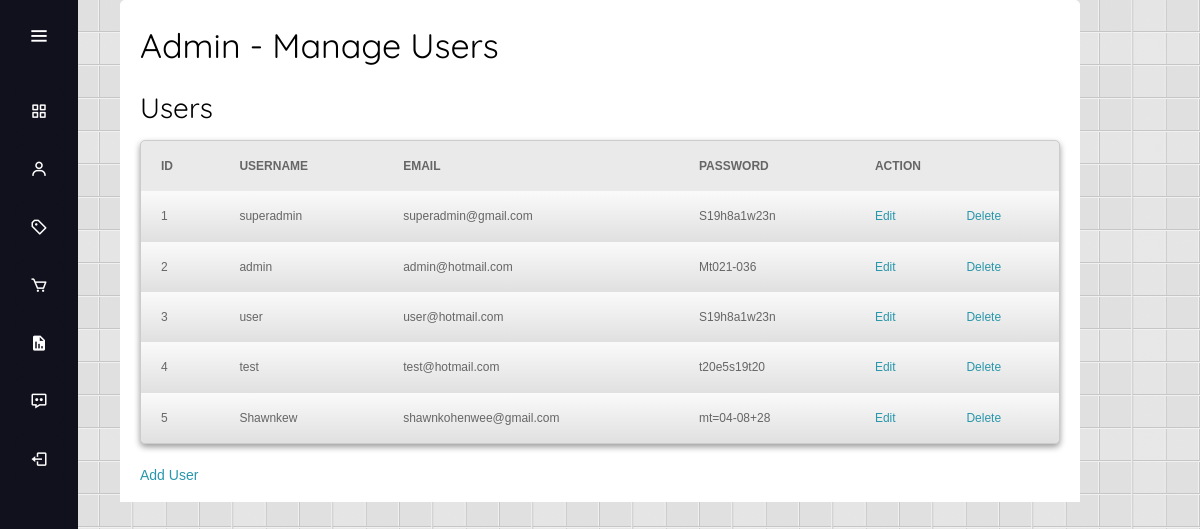
The app's page /user.php, older data.
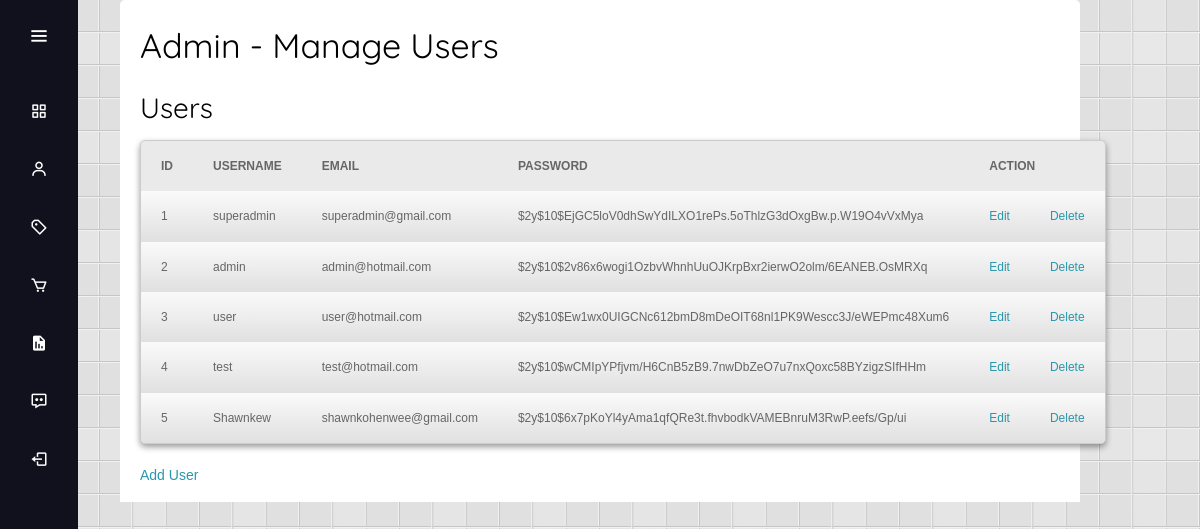
The same page, newer data.
### tables this page shows
CREATE TABLE `user` (
  `id` int(5) NOT NULL,
  `username` varchar(25) NOT NULL,
  `email` varchar(50) NOT NULL,
  `password` varchar(255) NOT NULL,
  `role` varchar(255) NOT NULL
);

### user.php (the view, shortened to what this page needs)
<!DOCTYPE HTML>
<html>
<head>
    <link rel="stylesheet" type="text/css" media="screen" href="menu/css/simple_menu.css">
    <link rel="stylesheet" type="text/css" media="screen" href="css/admin_style.css">
    <link rel="stylesheet" type="text/css" href="js/fancybox/jquery.fancybox.css" media="all">
</head>
<?php
include 'sidebar.php';
?>
<body>
    <div id="container">
        <h1>Admin - Manage Users</h1>
        <div class="user-list">
            <h2>Users</h2>
            <table class="user-table" border="1" width="700px" height="100px">
                <tr>
                    <th>ID</th>
                    <th>Username</th>
                    <th>Email</th>
                    <th>Password</th>
                    <th colspan="2">Action</th>
                </tr>
                <?php
                $result = mysqli_query($connect, "SELECT * FROM user");
                while($row = mysqli_fetch_assoc($result)) {
                ?>
                <tr>
                    <td><?php echo $row["id"]; ?></td>
                    <td><?php echo $row["username"]; ?></td>
                    <td><?php echo $row["email"]; ?></td>
                    <td><?php echo $row["password"]; ?></td>
                    <td><a href="admin_edit_user.php?edit&id=<?php echo $row['id']; ?>">Edit</a></td>
                    <td><a href="admin_delete_user.php?del&id=<?php echo $row['id']; ?>" onclick="return confirmation();">Delete</a></td>
                </tr>
                <?php
                }
                ?>
            </table>
            <div class="edit-buttons">
                <a class="add_btn" href="admin_add_user.php">Add User</a>
            </div>
        </div>
    </div>
</body>
</html>

### sidebar.php (shortened to what this page needs)
<!DOCTYPE html>
<html lang="en" dir="ltr">
<head>
  <link rel="stylesheet" type="text/css" media="screen" href="css/admin_sidebar.css">
  <link rel="stylesheet" type="text/css" media="screen" href="css/style.css">
  <link href='https://unpkg.com/boxicons@2.1.4/css/boxicons.min.css' rel='stylesheet'>
</head>
<div class="sidebar">
  <div class="logo-details">
    <i class='bx bx-menu' id="btn"></i>
  </div>
  <ul class="nav-list">
    <li>
      <a href="admin_dashboard.php">
        <i class='bx bx-grid-alt'></i>
      </a>
    </li>
    <li>
      <a href="user.php">
        <i class='bx bx-user'></i>
      </a>
    </li>
    <li>
      <a href="manage_product.php">
        <i class='bx bx-purchase-tag-alt'></i>
      </a>
    </li>
    <li>
      <a href="admin_order_detail.php">
        <i class='bx bx-cart'></i>
      </a>
    </li>
    <li>
      <a href="sales_report.php">
        <i class='bx bxs-report'></i>
      </a>
    </li>
    <li>
      <a href="admin_feedback.php">
        <i class='bx bx-message-dots'></i>
      </a>
    </li>
    <li class="logout">
      <a href="logout.php">
        <i class='bx bx-log-out' id="log_out"></i>
      </a>
    </li>
  </ul>
</div>
</html>

### css/admin_style.css (style rules this page uses)
html,body,div,span,applet,object,iframe,h1,h2,h3,h4,h5,h6,p,blockquote,pre,a,abbr,acronym,address,big,cite,code,del,dfn,em,font,img,ins,kbd,q,s,samp,small,strike,strong,sub,sup,tt,var,dl,dt,dd,ol,ul,li,fieldset,form,label,legend,table,caption,tbody,tfoot,thead,tr,th,td { margin:0;padding:0;border:0;outline:0;font-weight:inherit;font-style:inherit;font-family:inherit;vertical-align:baseline }
ol,ul,li { list-style-type:none }
table { border-collapse:separate;border-spacing:0 }
caption,th,td { text-align:left;font-weight:400 }
html { font-size: 100%; }
body { font-family: Arial, Helvetica, sans-serif; font-size: .875em; line-height: 1.6em; background: #fff url(../images/body_bg.png) fixed; color: #666; }
#container { font-size: 1em; width:max-content; background: #FFF; border-top-left-radius: 5px; border-top-right-radius: 5px; padding: 15px 20px; margin: auto; position: relative; clear: both }
h1, h2, h3, h4 { font-family: 'Quicksand', sans-serif; }
h1 { font-size: 34px; padding: 20px 0; color: #000 }
h2, h3 { margin: 20px 0; color: #000; font-weight: normal; text-transform:normal }
h2 { font-size: 2em }
a { color: #2997AB; text-decoration: none }
table { background:#eaeaea; font-family: Arial, Helvetica, sans-serif; width: 100%; font-size: 12px; margin:20px 0; border-collapse: separate; border:#ccc 1px solid; -moz-border-radius:5px; -webkit-border-radius:5px; border-radius:5px; -moz-box-shadow:0 3px 6px rgba(0, 0, 0, 0.4); box-shadow:0 3px 6px rgba(0, 0, 0, 0.4) }
table th { padding:14px 20px; text-transform:uppercase; font-weight: bold }
table td { background-image: -moz-linear-gradient(top, #fafafa, #E0E0E0); background-image: -webkit-gradient(linear, 0% 0%, 0% 100%, from(#fafafa), to(#E0E0E0)); background-image: -webkit-linear-gradient(top, #fafafa, #E0E0E0); background-image: -ms-linear-gradient(top, #fafafa, #E0E0E0); background-image: -o-linear-gradient(top, #fafafa, #E0E0E0); filter: progid:DXImageTransform.Microsoft.gradient(startColorstr='#fafafa', endColorstr='#E0E0E0'); padding: 14px 20px }
table tr:last-child td:first-child { -moz-border-radius-bottomleft: 5px; -webkit-border-bottom-left-radius: 5px; border-bottom-left-radius: 5px }
table tr:last-child td:last-child { -moz-border-radius-bottomright: 5px; -webkit-border-bottom-right-radius:5px; border-bottom-right-radius: 5px }

### css/admin_sidebar.css (style rules this page uses)
* { margin: 0; padding: 0; box-sizing: border-box; font-family: "Poppins" , sans-serif; }
.sidebar { position: fixed; left: 0; top: 0; height: 100%; width: 78px; background: #11101D; padding: 6px 14px; z-index: 99; transition: all 0.5s ease; }
.sidebar .logo-details { height: 60px; display: flex; align-items: center; position: relative; }
.sidebar .logo-details #btn { position: absolute; top: 50%; right: 0; transform: translateY(-50%); font-size: 22px; transition: all 0.4s ease; font-size: 23px; text-align: center; cursor: pointer; transition: all 0.5s ease; }
.sidebar i { color: #fff; height: 60px; min-width: 50px; font-size: 28px; text-align: center; line-height: 60px; }
.sidebar .nav-list { margin-top: 20px; height: 100%; }
.sidebar li { position: relative; margin: 8px 0; list-style: none; }
.sidebar li a { display: flex; height: 100%; width: 100%; border-radius: 12px; align-items: center; text-decoration: none; transition: all 0.4s ease; background: #11101D; }
.sidebar li i { height: 50px; line-height: 50px; font-size: 18px; border-radius: 12px; }

Row changes from the older to the newer data that the page shows:
changed user "superadmin": password "S19h8a1w23n" → "$2y$10$EjGC5loV0dhSwYdILXO1rePs.5oThlzG3dOxgBw.p.W19O4vVxMya"
changed user "admin": password "Mt021-036" → "$2y$10$2v86x6wogi1OzbvWhnhUuOJKrpBxr2ierwO2olm/6EANEB.OsMRXq"
changed user "user": password "S19h8a1w23n" → "$2y$10$Ew1wx0UIGCNc612bmD8mDeOIT68nl1PK9Wescc3J/eWEPmc48Xum6"
changed user "test": password "t20e5s19t20" → "$2y$10$wCMIpYPfjvm/H6CnB5zB9.7nwDbZeO7u7nxQoxc58BYzigzSIfHHm"
changed user "Shawnkew": password "mt=04-08+28" → "$2y$10$6x7pKoYl4yAma1qfQRe3t.fhvbodkVAMEBnruM3RwP.eefs/Gp/ui"
